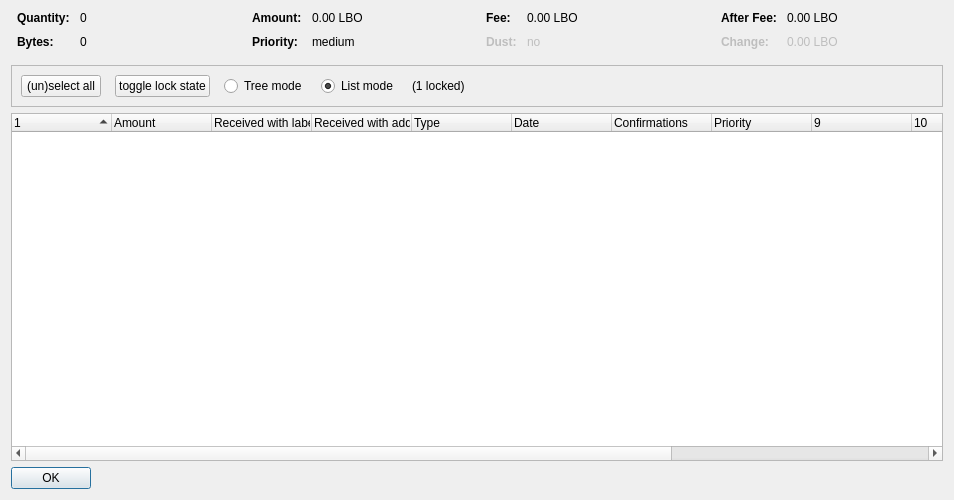
<?xml version="1.0" encoding="UTF-8"?>
<ui version="4.0">
 <class>CoinControlDialog</class>
 <widget class="QDialog" name="CoinControlDialog">
  <property name="geometry">
   <rect>
    <x>0</x>
    <y>0</y>
    <width>954</width>
    <height>500</height>
   </rect>
  </property>
  <property name="windowTitle">
   <string>Coin Selection</string>
  </property>
  <layout class="QVBoxLayout" name="verticalLayout">
   <item>
    <layout class="QHBoxLayout" name="horizontalLayoutTop" stretch="0,0,0,0">
     <property name="topMargin">
      <number>0</number>
     </property>
     <property name="bottomMargin">
      <number>10</number>
     </property>
     <item>
      <layout class="QFormLayout" name="formLayoutCoinControl1">
       <property name="horizontalSpacing">
        <number>10</number>
       </property>
       <property name="verticalSpacing">
        <number>10</number>
       </property>
       <property name="leftMargin">
        <number>6</number>
       </property>
       <property name="rightMargin">
        <number>6</number>
       </property>
       <item row="0" column="0">
        <widget class="QLabel" name="labelCoinControlQuantityText">
         <property name="font">
          <font>
           <weight>75</weight>
           <bold>true</bold>
          </font>
         </property>
         <property name="text">
          <string>Quantity:</string>
         </property>
        </widget>
       </item>
       <item row="0" column="1">
        <widget class="QLabel" name="labelCoinControlQuantity">
         <property name="cursor">
          <cursorShape>IBeamCursor</cursorShape>
         </property>
         <property name="contextMenuPolicy">
          <enum>Qt::ActionsContextMenu</enum>
         </property>
         <property name="text">
          <string notr="true">0</string>
         </property>
         <property name="textInteractionFlags">
          <set>Qt::LinksAccessibleByMouse|Qt::TextSelectableByKeyboard|Qt::TextSelectableByMouse</set>
         </property>
        </widget>
       </item>
       <item row="1" column="0">
        <widget class="QLabel" name="labelCoinControlBytesText">
         <property name="font">
          <font>
           <weight>75</weight>
           <bold>true</bold>
          </font>
         </property>
         <property name="text">
          <string>Bytes:</string>
         </property>
        </widget>
       </item>
       <item row="1" column="1">
        <widget class="QLabel" name="labelCoinControlBytes">
         <property name="cursor">
          <cursorShape>IBeamCursor</cursorShape>
         </property>
         <property name="contextMenuPolicy">
          <enum>Qt::ActionsContextMenu</enum>
         </property>
         <property name="text">
          <string notr="true">0</string>
         </property>
         <property name="textInteractionFlags">
          <set>Qt::LinksAccessibleByMouse|Qt::TextSelectableByKeyboard|Qt::TextSelectableByMouse</set>
         </property>
        </widget>
       </item>
      </layout>
     </item>
     <item>
      <layout class="QFormLayout" name="formLayoutCoinControl2">
       <property name="horizontalSpacing">
        <number>10</number>
       </property>
       <property name="verticalSpacing">
        <number>10</number>
       </property>
       <property name="leftMargin">
        <number>6</number>
       </property>
       <property name="rightMargin">
        <number>6</number>
       </property>
       <item row="0" column="0">
        <widget class="QLabel" name="labelCoinControlAmountText">
         <property name="font">
          <font>
           <weight>75</weight>
           <bold>true</bold>
          </font>
         </property>
         <property name="text">
          <string>Amount:</string>
         </property>
        </widget>
       </item>
       <item row="0" column="1">
        <widget class="QLabel" name="labelCoinControlAmount">
         <property name="cursor">
          <cursorShape>IBeamCursor</cursorShape>
         </property>
         <property name="contextMenuPolicy">
          <enum>Qt::ActionsContextMenu</enum>
         </property>
         <property name="text">
          <string notr="true">0.00 LBO</string>
         </property>
         <property name="textInteractionFlags">
          <set>Qt::LinksAccessibleByMouse|Qt::TextSelectableByKeyboard|Qt::TextSelectableByMouse</set>
         </property>
        </widget>
       </item>
       <item row="1" column="0">
        <widget class="QLabel" name="labelCoinControlPriorityText">
         <property name="font">
          <font>
           <weight>75</weight>
           <bold>true</bold>
          </font>
         </property>
         <property name="text">
          <string>Priority:</string>
         </property>
        </widget>
       </item>
       <item row="1" column="1">
        <widget class="QLabel" name="labelCoinControlPriority">
         <property name="cursor">
          <cursorShape>IBeamCursor</cursorShape>
         </property>
         <property name="contextMenuPolicy">
          <enum>Qt::ActionsContextMenu</enum>
         </property>
         <property name="text">
          <string>medium</string>
         </property>
         <property name="textInteractionFlags">
          <set>Qt::LinksAccessibleByMouse|Qt::TextSelectableByKeyboard|Qt::TextSelectableByMouse</set>
         </property>
        </widget>
       </item>
      </layout>
     </item>
     <item>
      <layout class="QFormLayout" name="formLayoutCoinControl3">
       <property name="horizontalSpacing">
        <number>10</number>
       </property>
       <property name="verticalSpacing">
        <number>10</number>
       </property>
       <property name="leftMargin">
        <number>6</number>
       </property>
       <property name="rightMargin">
        <number>6</number>
       </property>
       <item row="0" column="0">
        <widget class="QLabel" name="labelCoinControlFeeText">
         <property name="font">
          <font>
           <weight>75</weight>
           <bold>true</bold>
          </font>
         </property>
         <property name="text">
          <string>Fee:</string>
         </property>
        </widget>
       </item>
       <item row="0" column="1">
        <widget class="QLabel" name="labelCoinControlFee">
         <property name="cursor">
          <cursorShape>IBeamCursor</cursorShape>
         </property>
         <property name="contextMenuPolicy">
          <enum>Qt::ActionsContextMenu</enum>
         </property>
         <property name="text">
          <string notr="true">0.00 LBO</string>
         </property>
         <property name="textInteractionFlags">
          <set>Qt::LinksAccessibleByMouse|Qt::TextSelectableByKeyboard|Qt::TextSelectableByMouse</set>
         </property>
        </widget>
       </item>
       <item row="1" column="0">
        <widget class="QLabel" name="labelCoinControlLowOutputText">
         <property name="enabled">
          <bool>false</bool>
         </property>
         <property name="font">
          <font>
           <weight>75</weight>
           <bold>true</bold>
          </font>
         </property>
         <property name="text">
          <string>Dust:</string>
         </property>
        </widget>
       </item>
       <item row="1" column="1">
        <widget class="QLabel" name="labelCoinControlLowOutput">
         <property name="enabled">
          <bool>false</bool>
         </property>
         <property name="cursor">
          <cursorShape>IBeamCursor</cursorShape>
         </property>
         <property name="contextMenuPolicy">
          <enum>Qt::ActionsContextMenu</enum>
         </property>
         <property name="text">
          <string>no</string>
         </property>
         <property name="textInteractionFlags">
          <set>Qt::LinksAccessibleByMouse|Qt::TextSelectableByKeyboard|Qt::TextSelectableByMouse</set>
         </property>
        </widget>
       </item>
      </layout>
     </item>
     <item>
      <layout class="QFormLayout" name="formLayoutCoinControl4">
       <property name="horizontalSpacing">
        <number>10</number>
       </property>
       <property name="verticalSpacing">
        <number>10</number>
       </property>
       <property name="leftMargin">
        <number>6</number>
       </property>
       <property name="rightMargin">
        <number>6</number>
       </property>
       <item row="0" column="0">
        <widget class="QLabel" name="labelCoinControlAfterFeeText">
         <property name="font">
          <font>
           <weight>75</weight>
           <bold>true</bold>
          </font>
         </property>
         <property name="text">
          <string>After Fee:</string>
         </property>
        </widget>
       </item>
       <item row="0" column="1">
        <widget class="QLabel" name="labelCoinControlAfterFee">
         <property name="cursor">
          <cursorShape>IBeamCursor</cursorShape>
         </property>
         <property name="contextMenuPolicy">
          <enum>Qt::ActionsContextMenu</enum>
         </property>
         <property name="text">
          <string notr="true">0.00 LBO</string>
         </property>
         <property name="textInteractionFlags">
          <set>Qt::LinksAccessibleByMouse|Qt::TextSelectableByKeyboard|Qt::TextSelectableByMouse</set>
         </property>
        </widget>
       </item>
       <item row="1" column="0">
        <widget class="QLabel" name="labelCoinControlChangeText">
         <property name="enabled">
          <bool>false</bool>
         </property>
         <property name="font">
          <font>
           <weight>75</weight>
           <bold>true</bold>
          </font>
         </property>
         <property name="text">
          <string>Change:</string>
         </property>
        </widget>
       </item>
       <item row="1" column="1">
        <widget class="QLabel" name="labelCoinControlChange">
         <property name="enabled">
          <bool>false</bool>
         </property>
         <property name="cursor">
          <cursorShape>IBeamCursor</cursorShape>
         </property>
         <property name="contextMenuPolicy">
          <enum>Qt::ActionsContextMenu</enum>
         </property>
         <property name="text">
          <string notr="true">0.00 LBO</string>
         </property>
         <property name="textInteractionFlags">
          <set>Qt::LinksAccessibleByMouse|Qt::TextSelectableByKeyboard|Qt::TextSelectableByMouse</set>
         </property>
        </widget>
       </item>
      </layout>
     </item>
    </layout>
   </item>
   <item>
    <widget class="QFrame" name="frame">
     <property name="minimumSize">
      <size>
       <width>0</width>
       <height>40</height>
      </size>
     </property>
     <property name="frameShape">
      <enum>QFrame::StyledPanel</enum>
     </property>
     <property name="frameShadow">
      <enum>QFrame::Sunken</enum>
     </property>
     <layout class="QHBoxLayout" name="horizontalLayout">
      <item>
       <layout class="QHBoxLayout" name="horizontalLayoutPanel" stretch="0,0,0,0,0,0">
        <property name="spacing">
         <number>14</number>
        </property>
        <item>
         <widget class="QPushButton" name="pushButtonSelectAll">
          <property name="sizePolicy">
           <sizepolicy hsizetype="Maximum" vsizetype="Fixed">
            <horstretch>0</horstretch>
            <verstretch>0</verstretch>
           </sizepolicy>
          </property>
          <property name="text">
           <string>(un)select all</string>
          </property>
          <property name="autoDefault">
           <bool>false</bool>
          </property>
         </widget>
        </item>
        <item>
         <widget class="QPushButton" name="pushButtonToggleLock">
          <property name="sizePolicy">
           <sizepolicy hsizetype="Maximum" vsizetype="Fixed">
            <horstretch>0</horstretch>
            <verstretch>0</verstretch>
           </sizepolicy>
          </property>
          <property name="text">
           <string>toggle lock state</string>
          </property>
          <property name="autoDefault">
           <bool>false</bool>
          </property>
         </widget>
        </item>
        <item>
         <widget class="QRadioButton" name="radioTreeMode">
          <property name="sizePolicy">
           <sizepolicy hsizetype="Maximum" vsizetype="Fixed">
            <horstretch>0</horstretch>
            <verstretch>0</verstretch>
           </sizepolicy>
          </property>
          <property name="text">
           <string>Tree mode</string>
          </property>
         </widget>
        </item>
        <item>
         <widget class="QRadioButton" name="radioListMode">
          <property name="sizePolicy">
           <sizepolicy hsizetype="Maximum" vsizetype="Fixed">
            <horstretch>0</horstretch>
            <verstretch>0</verstretch>
           </sizepolicy>
          </property>
          <property name="text">
           <string>List mode</string>
          </property>
          <property name="checked">
           <bool>true</bool>
          </property>
         </widget>
        </item>
        <item>
         <widget class="QLabel" name="labelLocked">
          <property name="text">
           <string>(1 locked)</string>
          </property>
         </widget>
        </item>
        <item>
         <spacer name="horizontalSpacer">
          <property name="orientation">
           <enum>Qt::Horizontal</enum>
          </property>
          <property name="sizeHint" stdset="0">
           <size>
            <width>40</width>
            <height>20</height>
           </size>
          </property>
         </spacer>
        </item>
       </layout>
      </item>
     </layout>
    </widget>
   </item>
   <item>
    <widget class="CoinControlTreeWidget" name="treeWidget">
     <property name="contextMenuPolicy">
      <enum>Qt::CustomContextMenu</enum>
     </property>
     <property name="sortingEnabled">
      <bool>false</bool>
     </property>
     <property name="columnCount">
      <number>13</number>
     </property>
     <attribute name="headerShowSortIndicator" stdset="0">
      <bool>true</bool>
     </attribute>
     <attribute name="headerStretchLastSection">
      <bool>false</bool>
     </attribute>
     <column>
      <property name="text">
       <string/>
      </property>
     </column>
     <column>
      <property name="text">
       <string>Amount</string>
      </property>
     </column>
     <column>
      <property name="text">
       <string>Received with label</string>
      </property>
     </column>
     <column>
      <property name="text">
       <string>Received with address</string>
      </property>
     </column>
     <column>
      <property name="text">
	<string>Type</string>
      </property>
     </column>
     <column>
      <property name="text">	 
       <string>Date</string>
      </property>
     </column>
     <column>
      <property name="text">
       <string>Confirmations</string>
      </property>
      <property name="toolTip">
       <string>Confirmed</string>
      </property>
     </column>
     <column>
      <property name="text">
       <string>Priority</string>
      </property>
     </column>
     <column>
      <property name="text">
       <string/>
      </property>
     </column>
     <column>
      <property name="text">
       <string/>
      </property>
     </column>
     <column>
      <property name="text">
       <string/>
      </property>
     </column>
     <column>
      <property name="text">
       <string/>
      </property>
     </column>
     <column>
      <property name="text">
       <string/>
      </property>
     </column>
    </widget>
   </item>
   <item>
    <widget class="QDialogButtonBox" name="buttonBox">
     <property name="sizePolicy">
      <sizepolicy hsizetype="Maximum" vsizetype="Fixed">
       <horstretch>0</horstretch>
       <verstretch>0</verstretch>
      </sizepolicy>
     </property>
     <property name="orientation">
      <enum>Qt::Horizontal</enum>
     </property>
     <property name="standardButtons">
      <set>QDialogButtonBox::Ok</set>
     </property>
    </widget>
   </item>
  </layout>
 </widget>
 <customwidgets>
  <customwidget>
   <class>CoinControlTreeWidget</class>
   <extends>QTreeWidget</extends>
   <header>coincontroltreewidget.h</header>
  </customwidget>
 </customwidgets>
 <resources/>
 <connections/>
</ui>
